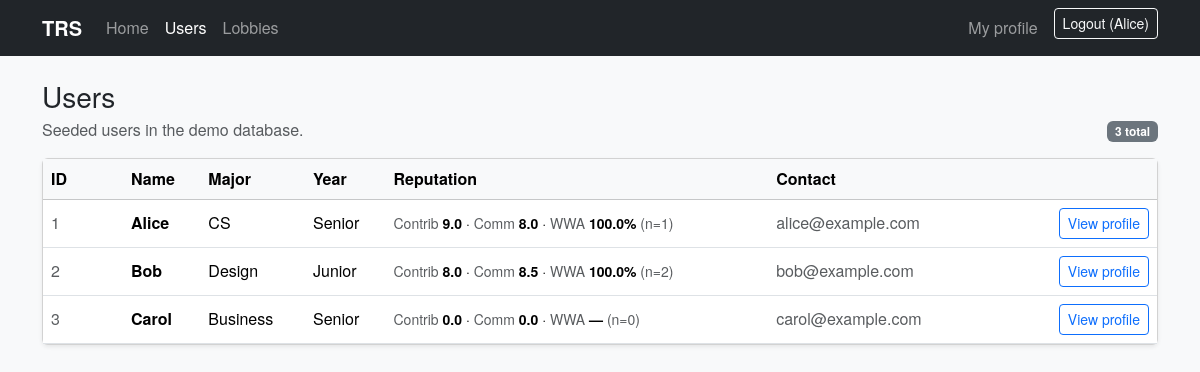
Screenshot of /users (signed in) with the database file from the repository.
### models.py (models this page shows, shortened)
class User(db.Model):
    id = db.Column(db.Integer, primary_key=True)
    name = db.Column(db.String(120), nullable=False)
    major = db.Column(db.String(120))
    year = db.Column(db.String(50))
    bio = db.Column(db.String(1000))
    contact = db.Column(db.String(500))
    phone = db.Column(db.String(80))
    email = db.Column(db.String(200))
    created_at = db.Column(db.DateTime, default=datetime.utcnow)
    def reputation(self):
        from sqlalchemy import case, func
        avg_contrib = db.session.query(func.avg(Rating.contribution)).filter(Rating.target_user_id == self.id).scalar() or 0
        avg_comm = db.session.query(func.avg(Rating.communication)).filter(Rating.target_user_id == self.id).scalar() or 0
        would_work_again_count = (
            db.session.query(
                func.sum(
                    case(
                        (Rating.would_work_again.is_(True), 1),
                        else_=0,
                    )
                )
            )
            .filter(Rating.target_user_id == self.id)
            .scalar()
            or 0
        )
        total = db.session.query(func.count(Rating.id)).filter(Rating.target_user_id == self.id).scalar() or 0
        return {
            'contribution_avg': round(float(avg_contrib), 2),
            'communication_avg': round(float(avg_comm), 2),
            'would_work_again_ratio': float(would_work_again_count) / total if total else None,
            'rating_count': total
        }

### app.py (the view)
@app.route('/users')
def users_page():
    from models import User
    users = User.query.order_by(User.name.asc()).all()
    rep_by_id = {u.id: u.reputation() for u in users}
    return render_template('users.html', users=users, rep_by_id=rep_by_id)

### app.py (called while the page is built)
def get_current_user():
    from models import User
    user_id = session.get('user_id')
    if not user_id:
        return None
    return User.query.get(user_id)

@app.context_processor
def inject_current_user():
    return {'current_user': get_current_user()}

### templates/users.html (shortened to what this page needs)
{% extends 'base.html' %}
{% block content %}
  <div class="d-flex align-items-end justify-content-between gap-3 mb-3">
    <div>
      <h1 class="h3 mb-1">Users</h1>
      <div class="text-muted">Seeded users in the demo database.</div>
    </div>
    <span class="badge text-bg-secondary">{{ users|length }} total</span>
  </div>
  <div class="card shadow-sm">
    <div class="table-responsive">
      <table class="table table-hover align-middle mb-0">
        <thead class="table-light">
          <tr>
            <th style="width: 80px;">ID</th>
            <th>Name</th>
            <th>Major</th>
            <th>Year</th>
            <th>Reputation</th>
            <th>Contact</th>
            <th style="width: 180px;"></th>
          </tr>
        </thead>
        <tbody>
          {% for u in users %}
            {% set rep = rep_by_id.get(u.id) %}
            <tr>
              <td class="text-muted">{{ u.id }}</td>
              <td class="fw-semibold">{{ u.name }}</td>
              <td>{{ u.major or '—' }}</td>
              <td>{{ u.year or '—' }}</td>
              <td>
                <div class="small">
                  <span class="text-muted">Contrib</span>
                  <span class="fw-semibold">{{ rep.contribution_avg if rep else 0 }}</span>
                  · <span class="text-muted">Comm</span>
                  <span class="fw-semibold">{{ rep.communication_avg if rep else 0 }}</span>
                  · <span class="text-muted">WWA</span>
                  <span class="fw-semibold">
                    {% if rep and rep.would_work_again_ratio is not none %}{{ (rep.would_work_again_ratio * 100) | round(0) }}%{% else %}—{% endif %}
                  </span>
                  <span class="text-muted">(n={{ rep.rating_count if rep else 0 }})</span>
                </div>
              </td>
              <td class="text-muted">{{ u.email or u.phone or u.contact or '—' }}</td>
              <td class="text-end">
                <a class="btn btn-sm btn-outline-primary" href="{{ url_for('user_profile', user_id=u.id) }}">View profile</a>
              </td>
            </tr>
          {% else %}
            <tr>
              <td colspan="7" class="text-center text-muted py-4">No users found. Run the seed script to populate the DB.</td>
            </tr>
          {% endfor %}
        </tbody>
      </table>
    </div>
  </div>
{% endblock %}

### templates/base.html (shortened to what this page needs)
<!doctype html>
<html lang="en">
  <head>
    <link href="https://cdn.jsdelivr.net/npm/bootstrap@5.3.3/dist/css/bootstrap.min.css" rel="stylesheet">
    <link rel="stylesheet" href="https://cdn.jsdelivr.net/npm/bootstrap-icons@1.11.3/font/bootstrap-icons.min.css">
    <link rel="stylesheet" href="{{ url_for('static', filename='main.css') }}">
  </head>
  <body class="bg-light">
    <nav class="navbar navbar-expand-lg navbar-dark bg-dark">
      <div class="container">
        <a class="navbar-brand fw-semibold" href="{{ url_for('index') }}">TRS</a>
        <div class="collapse navbar-collapse" id="navbarMain">
          <ul class="navbar-nav me-auto mb-2 mb-lg-0">
            <li class="nav-item">
              <a class="nav-link {% if request.path == '/' %}active{% endif %}" href="{{ url_for('index') }}">Home</a>
            </li>
            <li class="nav-item">
              <a class="nav-link {% if request.path.startswith('/users') %}active{% endif %}" href="{{ url_for('users_page') }}">Users</a>
            </li>
            <li class="nav-item">
              <a class="nav-link {% if request.path.startswith('/lobbies') %}active{% endif %}" href="{{ url_for('lobbies_page') }}">Lobbies</a>
            </li>
          </ul>
          <ul class="navbar-nav ms-auto mb-2 mb-lg-0">
            {% if current_user %}
              <li class="nav-item">
                <a class="nav-link {% if request.path == '/me' %}active{% endif %}" href="{{ url_for('me') }}">My profile</a>
              </li>
              <li class="nav-item ms-lg-2">
                <form class="d-flex" method="post" action="{{ url_for('logout') }}">
                  <button class="btn btn-sm btn-outline-light" type="submit">Logout ({{ current_user.name }})</button>
                </form>
              </li>
            {% else %}
              <li class="nav-item ms-lg-2">
                <a class="btn btn-sm btn-primary" href="{{ url_for('login') }}">Login</a>
              </li>
            {% endif %}
          </ul>
        </div>
      </div>
    </nav>
    <main class="container py-4">
      {% block content %}{% endblock %}
    </main>
  </body>
</html>

### static/main.css (style rules this page uses)
body { font-family: 'Helvetica Neue', 'Helvetica', 'Arial', system-ui; }

### rows the page displays
User: name "Alice", id "1", major "CS", year "Senior", contribution_avg "9.0", communication_avg "8.0", would_work_again_ratio "100.0", email "alice@example.com"
User: id "2", name "Bob", major "Design", year "Junior", contribution_avg "8.0", communication_avg "8.5", would_work_again_ratio "100.0", email "bob@example.com"
User: id "3", name "Carol", major "Business", year "Senior", contribution_avg "0.0", communication_avg "0.0", rating_count "0", email "carol@example.com"

### other values shown
{{ users|length }} "3"
